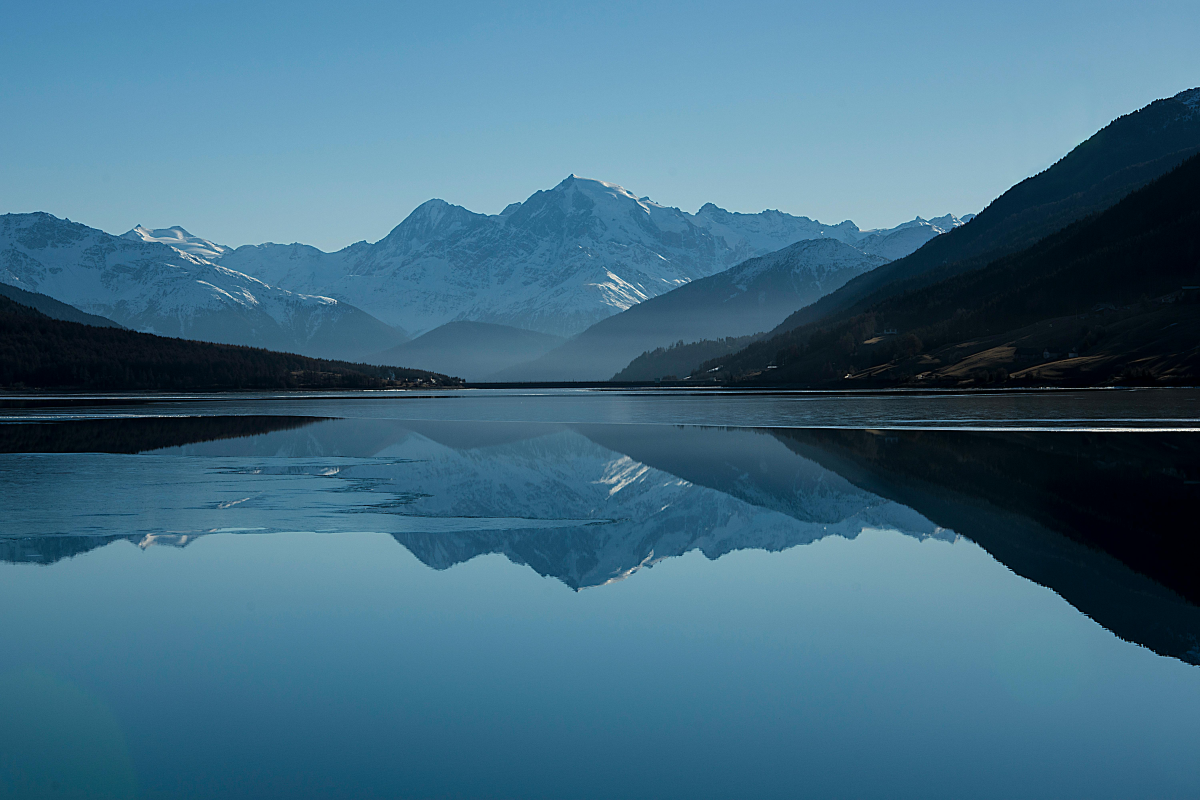
#> input picture datasets/wallpaper.jpg, 6000 x 4000 px (shown at 1/5 size)
$ jupyter execute Untitled.ipynb
#> lines starting #> are read from the running program, lines starting #| are printed output that depends on the picture; after the words box and inside, x2 and y2 are one past the last pixel; in counts of white or black regions, pixels touching at a corner belong together
[cell 1]
import cv2
import numpy as np
from matplotlib import pyplot as plt

# Load the RGB image
image = cv2.imread('datasets/wallpaper.jpg')
#> image is the input picture: shape (4000, 6000, 3); mean B, G, R 131.5, 108.3, 64.9
image_rgb = cv2.cvtColor(image, cv2.COLOR_BGR2RGB)

[cell 2]
gray_image = cv2.cvtColor(image, cv2.COLOR_BGR2GRAY)
_, binary_image = cv2.threshold(gray_image, 128, 255, cv2.THRESH_BINARY)
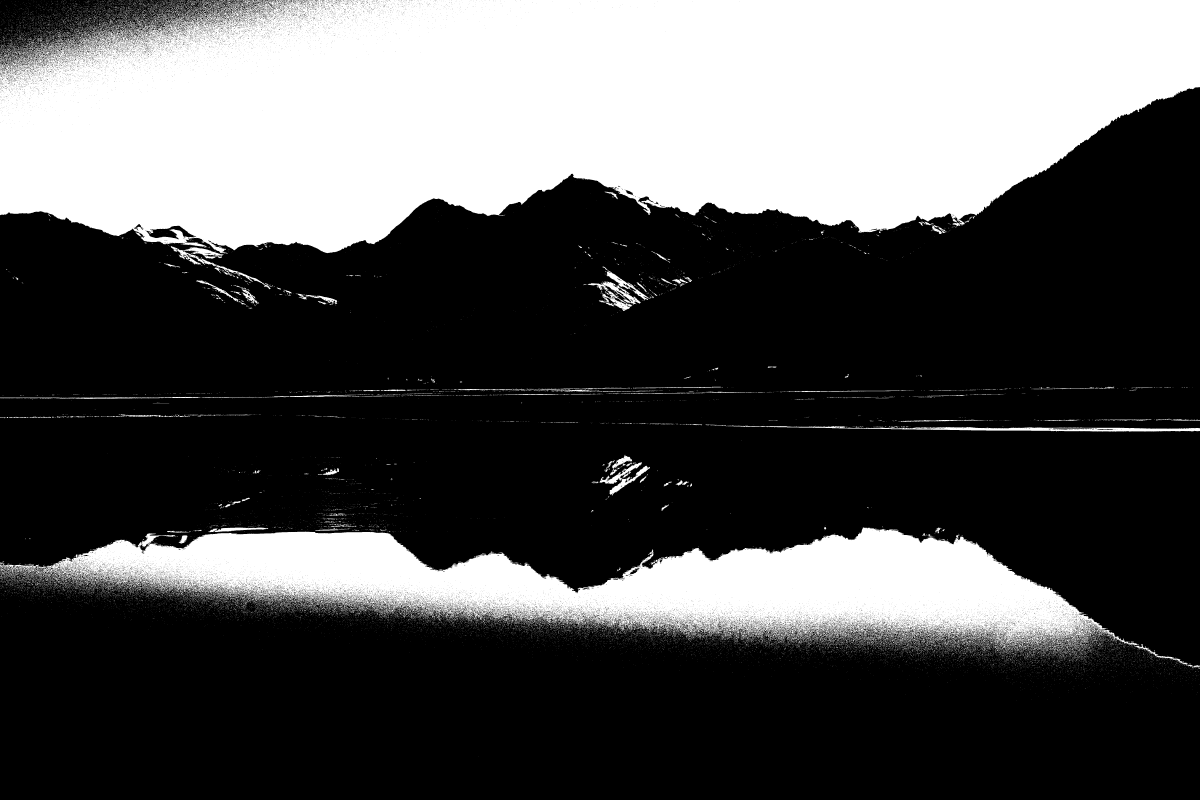
#> binary_image: shape (4000, 6000) (shown at 1/5 size); 32.3% white; 26502 white regions (25108 under 20 px), largest, box (x1, y1, x2, y2) and area: (0, 0, 6000, 1268) 5913365, (0, 2637, 5695, 3251) 1586595, (3633, 2127, 6000, 2158) 23641

# Display Grayscale and Binary Images
plt.figure(figsize=(15, 5))
plt.subplot(1, 3, 1)
plt.title('RGB Image')
plt.imshow(image_rgb, cmap='gray')
plt.axis('off')

plt.subplot(1, 3, 2)
plt.title('Grayscale Image')
plt.imshow(gray_image, cmap='gray')
plt.axis('off')

plt.subplot(1, 3, 3)
plt.title('Binary Image')
plt.imshow(binary_image, cmap='gray')
plt.axis('off')
plt.show()

[cell 3]
r_channel, g_channel, b_channel = cv2.split(image_rgb)

# Display RGB Channels
plt.figure(figsize=(15, 5))
plt.subplot(1, 3, 1)
plt.title('Red Channel')
plt.imshow(r_channel, cmap='Reds')
plt.axis('off')

plt.subplot(1, 3, 2)
plt.title('Green Channel')
plt.imshow(g_channel, cmap='Greens')
plt.axis('off')

plt.subplot(1, 3, 3)
plt.title('Blue Channel')
plt.imshow(b_channel, cmap='Blues')
plt.axis('off')
plt.show()

[cell 4]
hsv_image = cv2.cvtColor(image, cv2.COLOR_BGR2HSV)
#> hsv_image: shape (4000, 6000, 3); mean H, S, V 100.6, 147.1, 131.5
ycrcb_image = cv2.cvtColor(image, cv2.COLOR_BGR2YCrCb)
#> ycrcb_image: shape (4000, 6000, 3); mean of channels 0, 1, 2 98, 104.4, 146.9

# Extract and display HSV channels
h_channel, s_channel, v_channel = cv2.split(hsv_image)
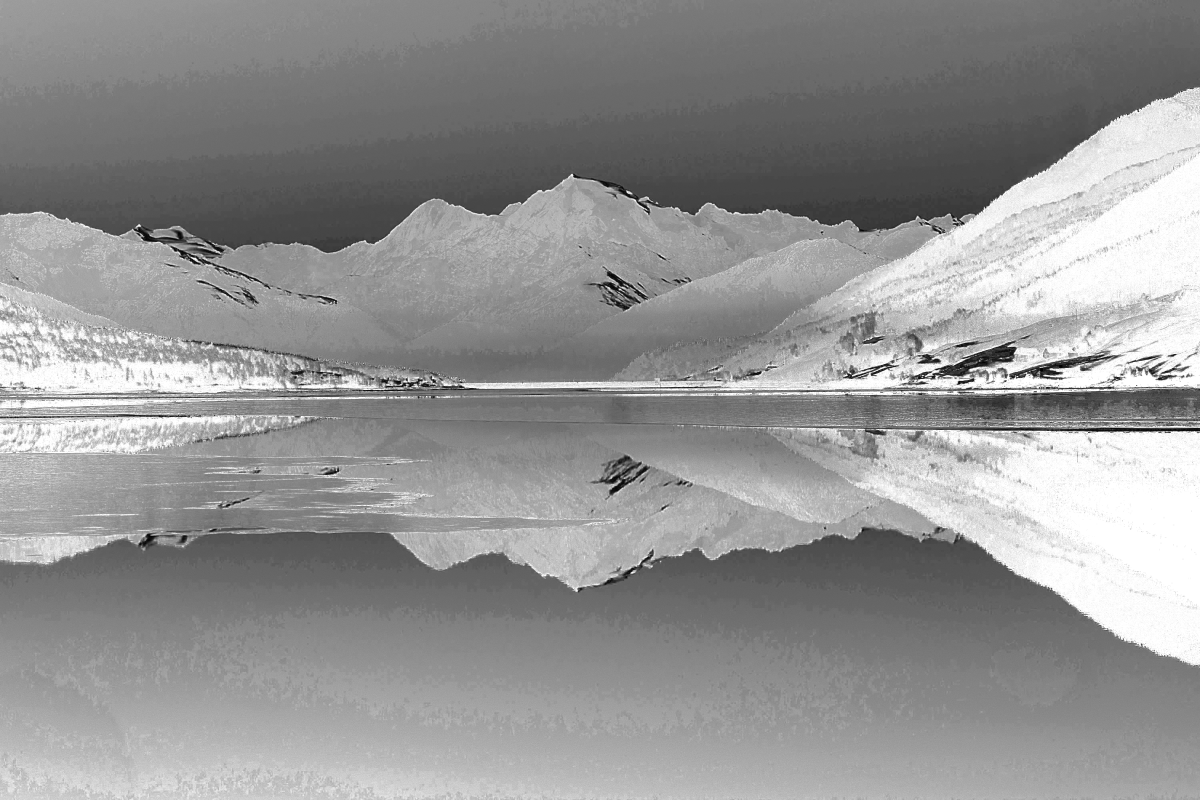
#> s_channel: shape (4000, 6000) (shown at 1/5 size); min 0, max 255, mean 147.1
plt.figure(figsize=(15, 5))
plt.subplot(1, 3, 1)
plt.title('Hue Channel')
plt.imshow(h_channel, cmap='hsv')
plt.axis('off')

plt.subplot(1, 3, 2)
plt.title('Saturation Channel')
plt.imshow(s_channel, cmap='gray')
plt.axis('off')

plt.subplot(1, 3, 3)
plt.title('Value Channel')
plt.imshow(v_channel, cmap='gray')
plt.axis('off')
plt.show()

# Extract and display YCrCb channels
y_channel, cr_channel, cb_channel = cv2.split(ycrcb_image)
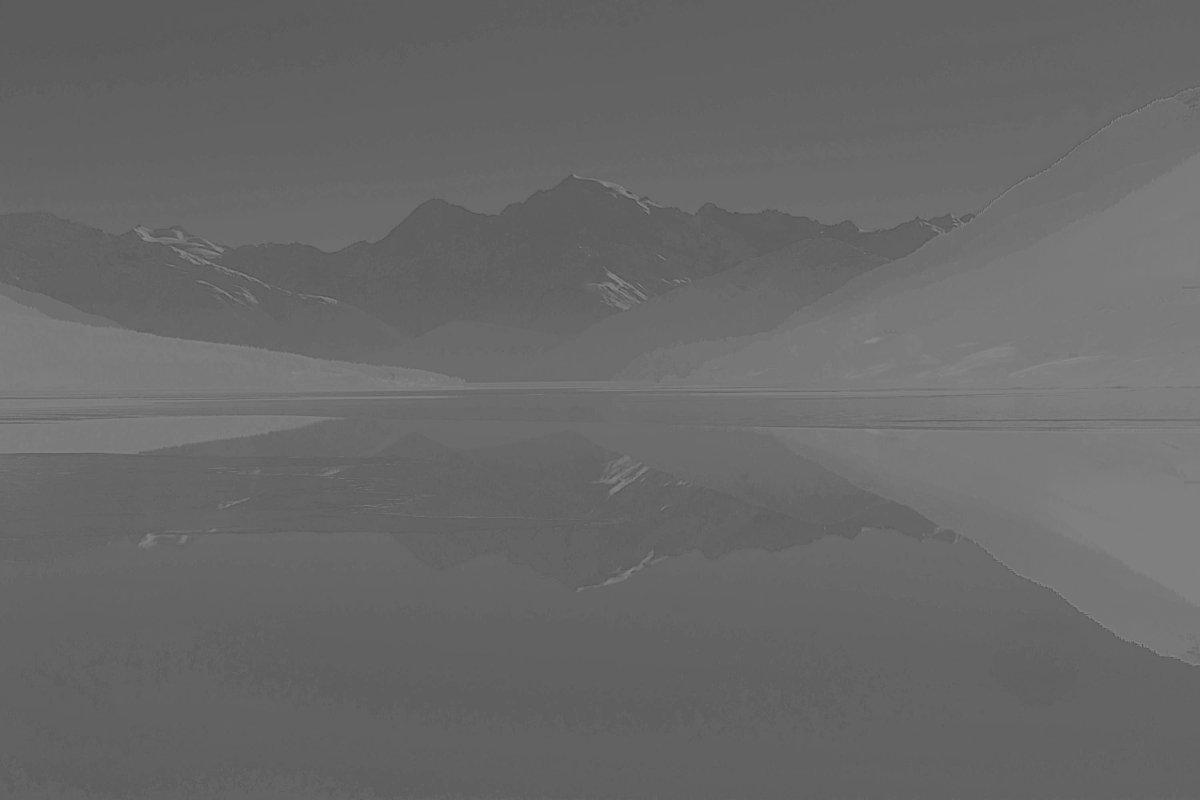
#> cr_channel: shape (4000, 6000) (shown at 1/5 size); min 46, max 145, mean 104.4
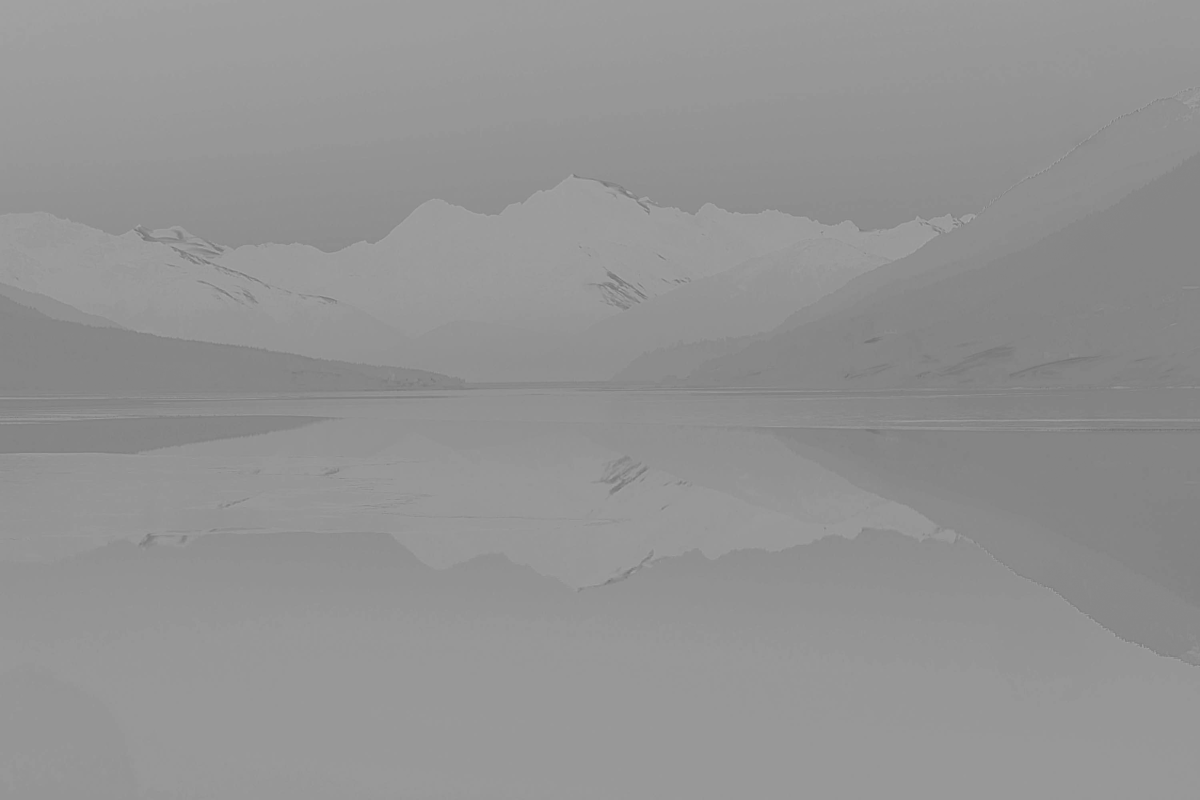
#> cb_channel: shape (4000, 6000) (shown at 1/5 size); min 88, max 181, mean 146.9
plt.figure(figsize=(15, 5))
plt.subplot(1, 3, 1)
plt.title('Y Channel')
plt.imshow(y_channel, cmap='gray')
plt.axis('off')

plt.subplot(1, 3, 2)
plt.title('Cr Channel')
plt.imshow(cr_channel, cmap='Reds')
plt.axis('off')

plt.subplot(1, 3, 3)
plt.title('Cb Channel')
plt.imshow(cb_channel, cmap='Blues')
plt.axis('off')
plt.show()

[cell 5]
# Downsample the image (e.g., by a factor of 4)
downsampled_image = cv2.resize(image_rgb, (image_rgb.shape[1] // 4, image_rgb.shape[0] // 4), interpolation=cv2.INTER_AREA)

# Upsample the image back to the original size
upsampled_image = cv2.resize(downsampled_image, (image_rgb.shape[1], image_rgb.shape[0]), interpolation=cv2.INTER_AREA)

# Display Original, Downsampled, and Upsampled Images
plt.figure(figsize=(15, 5))
plt.subplot(1, 3, 1)
plt.title('Original Image')
plt.imshow(image_rgb)
plt.axis('off')

plt.subplot(1, 3, 2)
plt.title('Downsampled Image')
plt.imshow(downsampled_image)
plt.axis('off')

plt.subplot(1, 3, 3)
plt.title('Upsampled Image')
plt.imshow(upsampled_image)
plt.axis('off')
plt.show()

[cell 6]
import numpy as np
print(np.size(r_channel, 1))
#| 6000
